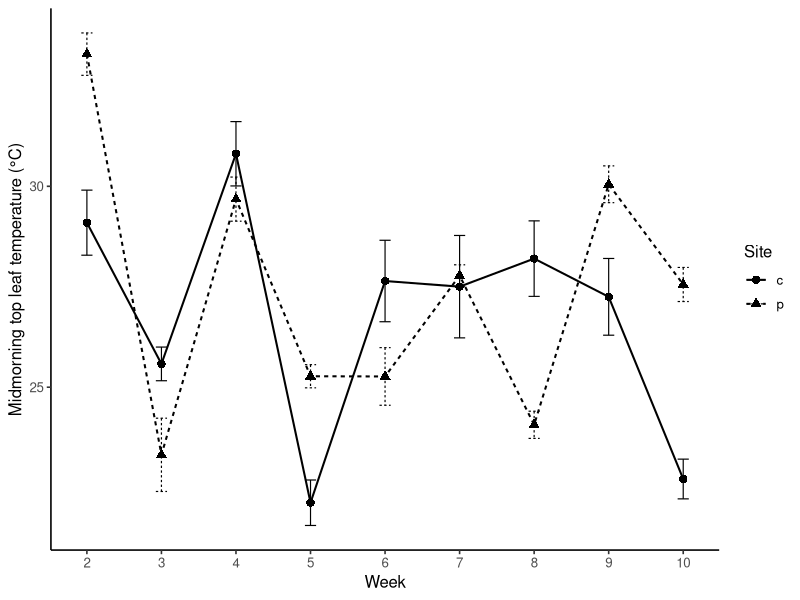

This figure's R source:
library(tidyverse)

##Step: Read, wrangle, and check data structure-----

leaf_temp_raw <- read_csv("raw_data/leaf_temperature.csv")

leaf_temp_raw %>%
  summarise(
    n_rows = n(),
    n_dates = n_distinct(date),
    min_week = min(week, na.rm = TRUE),
    max_week = max(week, na.rm = TRUE),
    n_weeks = n_distinct(week),
    n_sites = n_distinct(site),
    n_species = n_distinct(species),
    n_tree_reps = n_distinct(replicate),
    n_temp_reps = n_distinct(temp_replicate)
  )

#clean variables, convert to Celsius
leaf_temp_clean <- leaf_temp_raw %>%
  mutate(
    date = as.Date(date, format = "%m/%d/%Y"),
    site = factor(site),
    species = factor(species),
    replicate = as.factor(replicate),
    temp_replicate = as.factor(temp_replicate),
    tree_id = interaction(site, species, replicate, sep = "_", drop = TRUE),
    week_f = factor(week),
    top_C = (top_F - 32) * 5 / 9,
    bottom_C = (bottom_F - 32) * 5 / 9,
    leaf_temp_mean_C = rowMeans(across(c(top_C, bottom_C)), na.rm = TRUE),
    top_bottom_diff_C = top_C - bottom_C
  )


leaf_temp_tree_week <- leaf_temp_clean %>%
  group_by(tree_id, site, species, replicate, week, week_f) %>%
  summarise(
    date_min = min(date),
    date_max = max(date),
    n_temp_reps = n_distinct(temp_replicate),
    top_temp_C = mean(top_C, na.rm = TRUE),
    bottom_temp_C = mean(bottom_C, na.rm = TRUE),
    leaf_temp_C = mean(leaf_temp_mean_C, na.rm = TRUE),
    top_bottom_diff_C = mean(top_bottom_diff_C, na.rm = TRUE),
    top_sd_C = sd(top_C, na.rm = TRUE),
    bottom_sd_C = sd(bottom_C, na.rm = TRUE),
    .groups = "drop"
  )


leaf_temp_complete <- leaf_temp_tree_week %>%
  group_by(tree_id) %>%
  filter(n_distinct(week) == 9) %>%
  ungroup()


# ggplot(leaf_temp_complete, aes(x = top_temp_C)) +
#   geom_histogram(bins = 20) +
#   labs(
#     x = "Midmorning top leaf temperature (°C)",
#     y = "Count"
#   ) +
#   theme_classic()
# 
# ggplot(leaf_temp_complete, aes(sample = top_temp_C)) +
#   stat_qq() +
#   stat_qq_line() +
#   labs(
#     x = "Theoretical quantiles",
#     y = "Observed top leaf temperature (°C)"
#   ) +
#   theme_classic()
#no transformation needed


##Step: Run repeated measures-----

rm_top_temp <- aov(
  top_temp_C ~ site * species * week_f + Error(tree_id / week_f),
  data = leaf_temp_complete
)

summary(rm_top_temp)
#week, site x week

#extract results for table

extract_rm_stats <- function(model, trait, response, units, transformation, analysis_name) {
  
  model_summary <- summary(model)
  
  bind_rows(
    imap(model_summary, function(stratum, stratum_name) {
      as.data.frame(stratum[[1]]) %>%
        rownames_to_column("term") %>%
        mutate(error_stratum = stratum_name)
    })
  ) %>%
    rename(
      df = Df,
      sum_sq = `Sum Sq`,
      mean_sq = `Mean Sq`,
      f_value = `F value`,
      p_value = `Pr(>F)`
    ) %>%
    filter(term != "Residuals") %>%
    mutate(
      trait = trait,
      response = response,
      units = units,
      transformation = transformation,
      analysis_name = analysis_name,
      .before = term
    )
}

top_temp_stats_primary <- extract_rm_stats(
  model = rm_top_temp,
  trait = "Midmorning top leaf temperature",
  response = "top_temp_C",
  units = "degrees C",
  transformation = "none",
  analysis_name = "Primary site × species × week repeated-measures model"
)

top_temp_stats_primary

##means table
top_temp_means_primary <- leaf_temp_complete %>%
  group_by(site, species, week, week_f) %>%
  summarise(
    n_trees = n_distinct(tree_id),
    mean_top_temp_C = mean(top_temp_C, na.rm = TRUE),
    sd_top_temp_C = sd(top_temp_C, na.rm = TRUE),
    se_top_temp_C = sd_top_temp_C / sqrt(n_trees),
    .groups = "drop"
  ) %>%
  mutate(
    trait = "Midmorning top leaf temperature",
    response = "top_temp_C",
    units = "degrees C",
    analysis_name = "Primary site × species × week repeated-measures model",
    .before = site
  )

top_temp_means_primary

##follow up with site x week
#during which weeks did the two planting environments differ in top leaf temperature?

leaf_temp_site_week_contrasts <- leaf_temp_complete %>%
  mutate(
    site = relevel(site, ref = "c"),
    species = factor(species)
  ) %>%
  group_by(week) %>%
  group_modify(~ {
    
    week_model <- lm(top_temp_C ~ site + species, data = .x)
    site_test <- summary(week_model)$coefficients["sitep", ]
    
    tibble(
      mean_top_temp_c = mean(.x$top_temp_C[.x$site == "c"], na.rm = TRUE),
      mean_top_temp_p = mean(.x$top_temp_C[.x$site == "p"], na.rm = TRUE),
      estimate_p_minus_c = unname(site_test["Estimate"]),
      std_error = unname(site_test["Std. Error"]),
      statistic = unname(site_test["t value"]),
      p_raw = unname(site_test["Pr(>|t|)"])
    )
  }) %>%
  ungroup() %>%
  mutate(
    p_holm = p.adjust(p_raw, method = "holm"),
    significant = if_else(p_holm < 0.05, "Yes", "No")
  )

leaf_temp_site_week_contrasts


##Step: Plot temp leaf temperature------

top_temp_site_week_means <- leaf_temp_complete %>%
  group_by(site, week, week_f) %>%
  summarise(
    n_trees = n_distinct(tree_id),
    mean_top_temp_C = mean(top_temp_C, na.rm = TRUE),
    sd_top_temp_C = sd(top_temp_C, na.rm = TRUE),
    se_top_temp_C = sd_top_temp_C / sqrt(n_trees),
    .groups = "drop"
  )

top_temp_site_week_means

fig_top_temp_site_week <- ggplot(
  top_temp_site_week_means,
  aes(
    x = week,
    y = mean_top_temp_C,
    group = site,
    linetype = site,
    shape = site
  )
) +
  geom_line(linewidth = 0.7) +
  geom_point(size = 2.5) +
  geom_errorbar(
    aes(
      ymin = mean_top_temp_C - se_top_temp_C,
      ymax = mean_top_temp_C + se_top_temp_C
    ),
    width = 0.15,
    linewidth = 0.4
  ) +
  scale_x_continuous(
    breaks = sort(unique(top_temp_site_week_means$week))
  ) +
  labs(
    x = "Week",
    y = "Midmorning top leaf temperature (°C)",
    linetype = "Site",
    shape = "Site"
  ) +
  theme_classic(base_size = 12)

fig_top_temp_site_week
